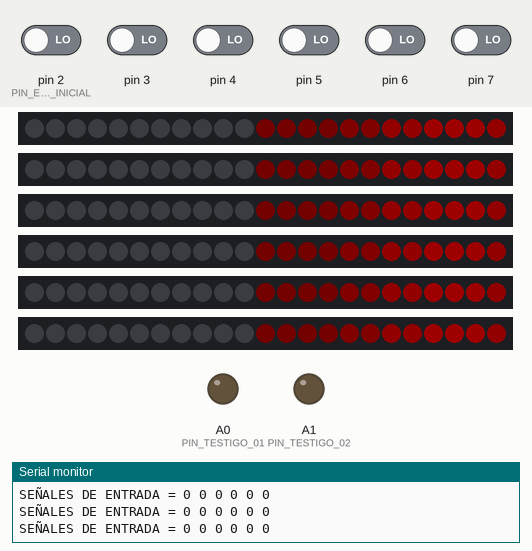
The sketch below on a simulated Arduino Uno, built with avr-gcc and run on an emulated ATmega328P. Parts: 6 × 23 RGB LEDs in strip order, left to right, output pins drawn as LEDs (lit = HIGH), the last lines printed to the serial monitor. The inputs (shaded band) are chosen by the test bench; at power-on: pin 2 (PIN_ENTRADA_INICIAL), pin 3–7 LOW. Dim RGB values are drawn brighter than linear.

Above: at 1.2 s.
1.3 s: pin 2 (PIN_ENTRADA_INICIAL) driven HIGH
At 3.22 s:
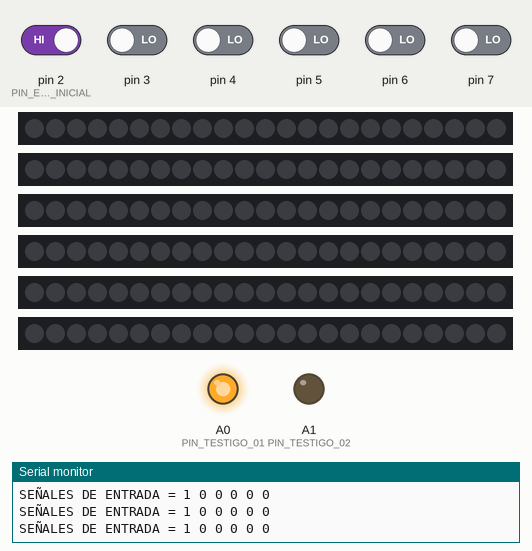
3.4 s: pin 3 driven HIGH
At 3.7 s:
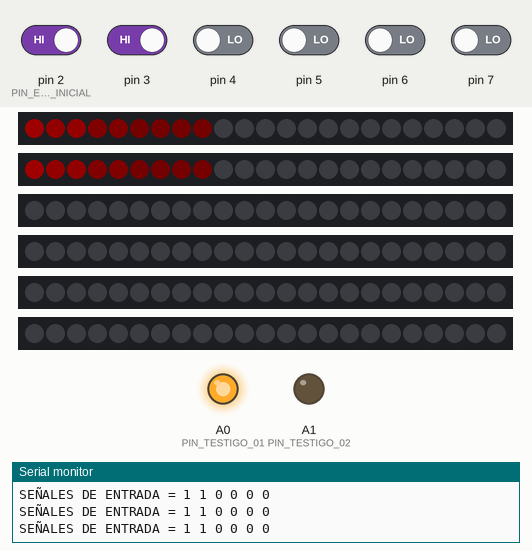
5.6 s: pin 4 driven HIGH
At 5.9 s:
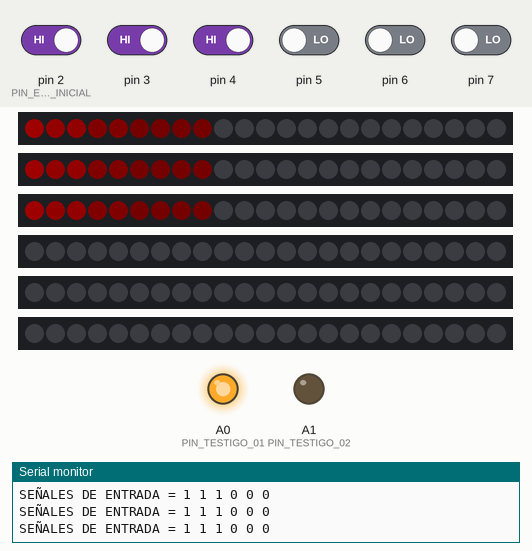
8.6 s: pin 5 driven HIGH
At 9.3 s:
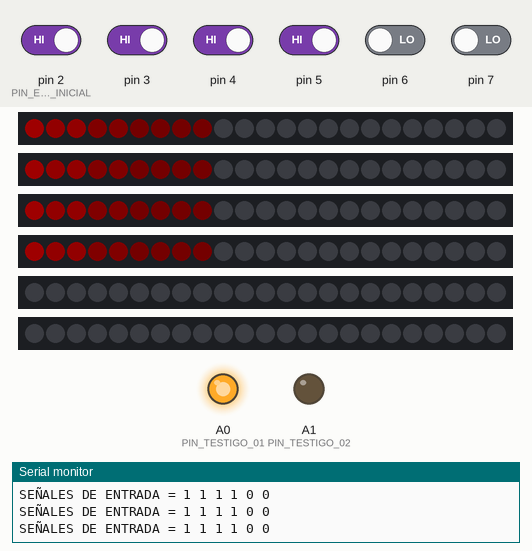
11.6 s: pin 6 driven HIGH
At 12.3 s:
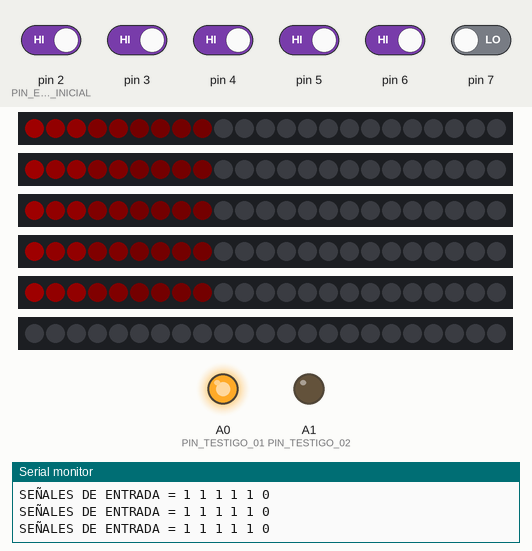
14.6 s: pin 2 (PIN_ENTRADA_INICIAL) driven LOW
At 17.2 s:
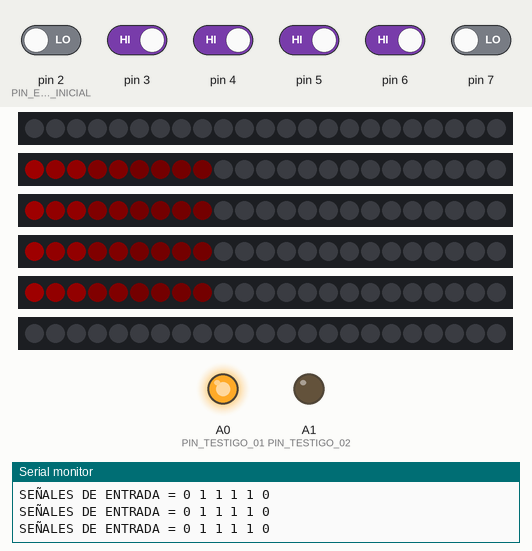
Timing chart, 0 to 18.6 s (numbered marks = the images above; inputs shaded):
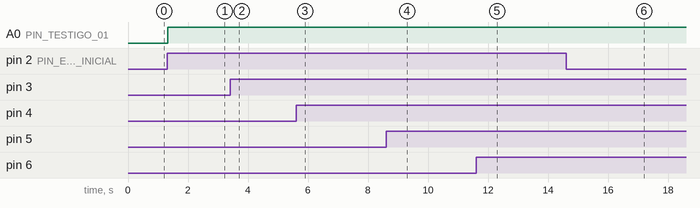

The sketch:

espoleador.ino
```cpp
#include <Adafruit_NeoPixel.h>

#define CANTIDAD_TIRAS 6
#define INTENSIDAD_COLOR 30
#define DURACION_ACTIVACION 610


// PINES PARA LUCES TESTIGOS
// Definición de los pines digitales para encender las
// luces leds "testigos" del Troll Controll
// vvvvvvvvvvvvvvvvvvvvvvvvvvvvvvvvvvvvvvvvvvvvvvvvvvvvvvvvv
#define PIN_TESTIGO_01 A0
#define PIN_TESTIGO_02 A1

// PRIMERO DE LOS 6 PINES PARA ENTRADAS DIGITALES
// A través de estos 6 pines vienen las señales provenientes
// del "Domador" que indica cuál de las pantallas debe ser
// activada (y por ende su tira led encendida).
// vvvvvvvvvvvvvvvvvvvvvvvvvvvvvvvvvvvvvvvvvvvvvvvvvvvvvvvvvv
#define PIN_ENTRADA_INICIAL 2

// PRIMERO DE LOS 6 PINES PARA LAS SALIDAS DIGITALES
// A través de estos 6 pines se envía la señal a la plaqueta del
// "Troll Control" para encender la tira led que corresponda.
// vvvvvvvvvvvvvvvvvvvvvvvvvvvvvvvvvvvvvvvvvvvvvvvvvvvvvvvvvv
#define PIN_LED_INICIAL 8


// Array para almacenar las lecturas
int lecturas[6];
int ultimaTira = -1;
long tiempos[] = {0, 0, 0, 0, 0, 0};


// Definición de las tiras de leds
int cantidades[] = {23, 23, 23, 23, 23, 23};
Adafruit_NeoPixel tira01 = Adafruit_NeoPixel(cantidades[0], PIN_LED_INICIAL, NEO_GRB + NEO_KHZ800);
Adafruit_NeoPixel tira02 = Adafruit_NeoPixel(cantidades[1], PIN_LED_INICIAL + 1, NEO_GRB + NEO_KHZ800);
Adafruit_NeoPixel tira03 = Adafruit_NeoPixel(cantidades[2], PIN_LED_INICIAL + 2, NEO_GRB + NEO_KHZ800);
Adafruit_NeoPixel tira04 = Adafruit_NeoPixel(cantidades[3], PIN_LED_INICIAL + 3, NEO_GRB + NEO_KHZ800);
Adafruit_NeoPixel tira05 = Adafruit_NeoPixel(cantidades[4], PIN_LED_INICIAL + 4, NEO_GRB + NEO_KHZ800);
Adafruit_NeoPixel tira06 = Adafruit_NeoPixel(cantidades[5], PIN_LED_INICIAL + 5, NEO_GRB + NEO_KHZ800);
Adafruit_NeoPixel tiras[] = {tira01, tira02, tira03, tira04, tira05, tira06};


void setup() {
  Serial.begin(9600);

  // Definición de los pines para luces testigos
  pinMode(PIN_TESTIGO_01, OUTPUT);
  pinMode(PIN_TESTIGO_02, OUTPUT);

  // DEFINICIÓN DE LOS PINES DE ENTRADA
  // Son los que vienen del "Domador" y a pedido del "Capataz"
  for (int i = 0; i < CANTIDAD_TIRAS; i++) {
    pinMode(PIN_ENTRADA_INICIAL + i, INPUT);
  }

  // DEFINICIÓN DE LOS PINES DE SALIDA
  // Son los que van hacia la plaqueta del "Troll Control"
  for (int i = 0; i < CANTIDAD_TIRAS; i++) {
    pinMode(PIN_LED_INICIAL + i, OUTPUT);
  }

  // Inicialización de las tiras de leds
  for (int i = 0; i < CANTIDAD_TIRAS; i++) {
    tiras[i].begin();
    tiras[i].fill(tiras[i].Color(0,0,0));
    tiras[i].show();
  }
}


void loop() {
  // Lectura de las entradas digitales
  for (int i = 0; i < CANTIDAD_TIRAS; i++) {
    lecturas[i] = digitalRead(PIN_ENTRADA_INICIAL + i);
    if (lecturas[i] == HIGH && ultimaTira != i) {
      tiempos[i] = millis();
      ultimaTira = i;
    }
  }

  // Encendido y apagado de las luces testigos
  if (lecturas[0] == HIGH || lecturas[2] == HIGH || lecturas[4] == HIGH) {
    digitalWrite(PIN_TESTIGO_01, HIGH);
    digitalWrite(PIN_TESTIGO_02, LOW);
  }
  else {
    if (lecturas[1] == HIGH || lecturas[3] == HIGH || lecturas[5] == HIGH) {
      digitalWrite(PIN_TESTIGO_01, LOW);
      digitalWrite(PIN_TESTIGO_02, HIGH);
    }
  }


  // Encendido y apagado de las tiras leds
  long tiempo = millis();
  for (int i = 0; i < CANTIDAD_TIRAS; i++) {
    if (tiempo - tiempos[i] <= DURACION_ACTIVACION * 6) {
      encender(i, tiempo);
    }
    else {
      tiras[i].fill(tiras[i].Color(0,0,0));
      tiempos[i] = 0;
    }
    tiras[i].show();
  }

  // Monitor de los datos
  mostrarDatos();
}


float lerp(float a, float b, float t) {
  return a + (b - a) * t;
}

void encender(int numeroTira, long tiempo) {
  float tiempoEncendido = DURACION_ACTIVACION / cantidades[numeroTira] * 2;
  for (int i = 0; i < cantidades[numeroTira]; i++) {
    float t = tiempo - (tiempos[numeroTira] + (tiempoEncendido * i));
    if (t <= tiempoEncendido * 2 && t > tiempoEncendido * -1) {
      tiras[numeroTira].setPixelColor(i, tiras[numeroTira].Color(INTENSIDAD_COLOR, 0, 0));
    }
    else if (t < tiempoEncendido * 4 && t > tiempoEncendido * -3) {
      tiras[numeroTira].setPixelColor(i, tiras[numeroTira].Color(INTENSIDAD_COLOR * 0.6, 0, 0));
    }
    else if (t < tiempoEncendido * 6 && t > tiempoEncendido * -5) {
      tiras[numeroTira].setPixelColor(i, tiras[numeroTira].Color(INTENSIDAD_COLOR * 0.18, 0, 0));
    }
    else if (t < tiempoEncendido * 10 && t > tiempoEncendido * -9) {
      tiras[numeroTira].setPixelColor(i, tiras[numeroTira].Color(INTENSIDAD_COLOR * 0.06, 0, 0));
    }
    else if (t < tiempoEncendido * 16 && t > tiempoEncendido * -15) {
      tiras[numeroTira].setPixelColor(i, tiras[numeroTira].Color(INTENSIDAD_COLOR * 0.011, 0, 0));
    }
    else if (t < tiempoEncendido * 22 && t > tiempoEncendido * -21) {
      tiras[numeroTira].setPixelColor(i, tiras[numeroTira].Color(INTENSIDAD_COLOR * 0.001, 0, 0));
    }

    else {
      tiras[numeroTira].setPixelColor(i, tiras[numeroTira].Color(0, 0, 0));
    }
  }
}

void mostrarDatos() {
  Serial.print("SEÑALES DE ENTRADA = ");
  for (int i = 0; i < CANTIDAD_TIRAS; i++) {
    Serial.print(lecturas[i]);
    Serial.print(" ");
  }
  Serial.println("");
}
```

Measured:
- after the input at 1.3 s, A0 (PIN_TESTIGO_01): LOW → HIGH at once
- after the input at 3.4 s, the LEDs: first change after 0.05 s (image 2 shows a later state)
- after the input at 5.6 s, the LEDs: change at once (image 3)
- after the input at 8.6 s, the LEDs: change at once (image 4)
- after the input at 11.6 s, the LEDs: change at once (image 5)
- after the input at 14.6 s, the LEDs: first change after 0.12 s (image 6 shows a later state)
